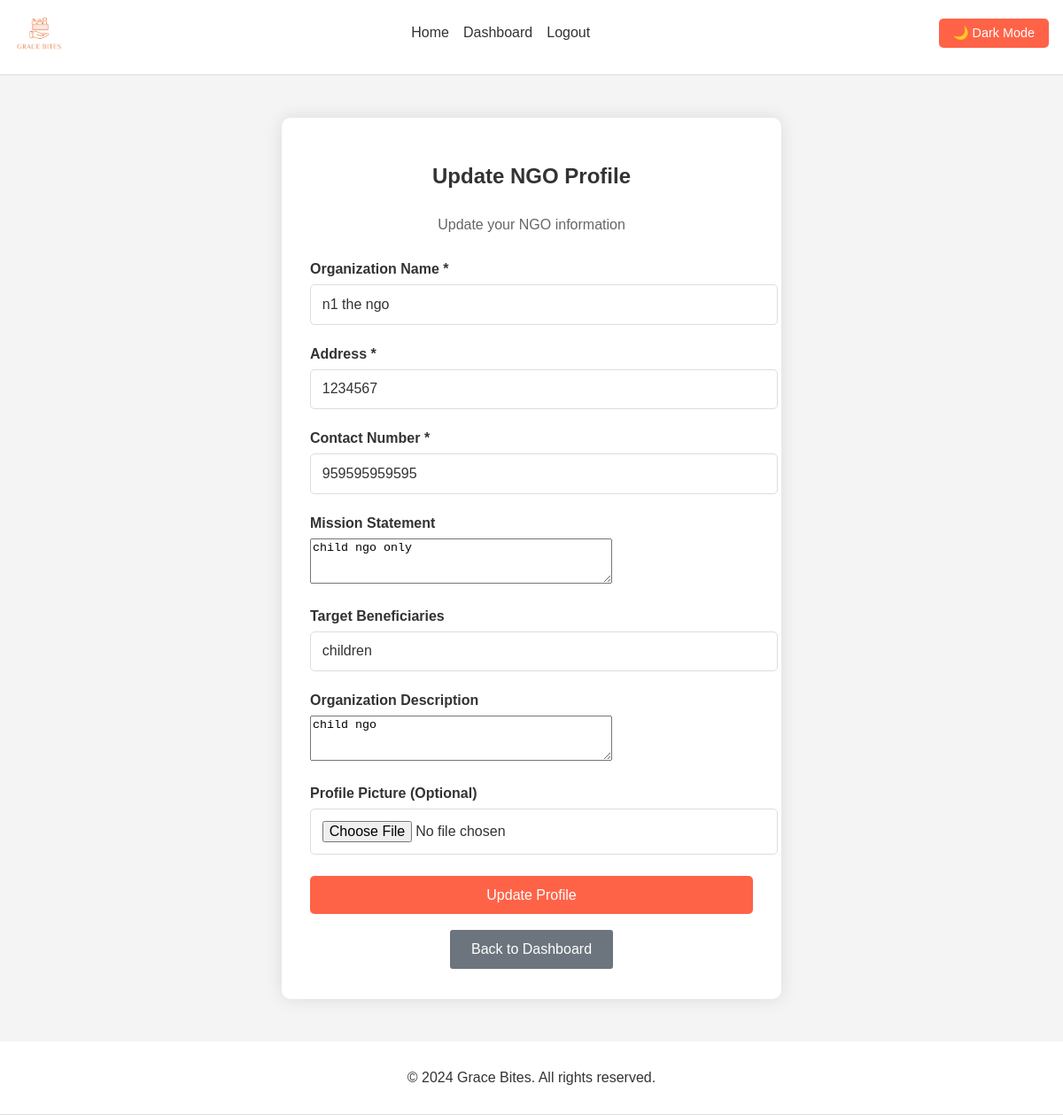
Page /ngo/profile/ (signed in) on the committed database.
### core/models.py (models this page shows, shortened)
class NGOProfile(models.Model):
    user = models.OneToOneField(settings.AUTH_USER_MODEL, on_delete=models.CASCADE, related_name='ngo_profile')
    organization_name = models.CharField(max_length=255)
    address = models.CharField(max_length=255)
    contact_number = models.CharField(max_length=20)
    profile_picture = models.ImageField(upload_to='ngo_profile_pics/', null=True, blank=True)
    mission_statement = models.TextField(blank=True)
    description = models.TextField(blank=True)
    target_beneficiaries = models.CharField(max_length=255, blank=True)

### ngo/views.py (the view)
# urls.py: path('profile/', views.ngo_profile, name='ngo_profile'),
@login_required
def ngo_profile(request):
    profile, created = NGOProfile.objects.get_or_create(user=request.user)
    if request.method == 'POST':
        form = NGOProfileForm(request.POST, request.FILES, instance=profile)
        if form.is_valid():
            form.save()
            messages.success(request, 'Profile updated successfully!')
            return redirect('ngo_dashboard')
    else:
        form = NGOProfileForm(instance=profile)
    return render(request, 'ngo/profile.html', {'form': form, 'profile': profile})

### core/forms.py
class NGOProfileForm(forms.ModelForm):
    class Meta:
        model = NGOProfile
        fields = ['organization_name', 'address', 'contact_number', 'profile_picture', 'mission_statement', 'description', 'target_beneficiaries']
        widgets = {
            'mission_statement': forms.Textarea(attrs={'rows': 3}),
            'description': forms.Textarea(attrs={'rows': 3}),
        }

### templates/ngo/profile.html (shortened to what this page needs)
{% extends 'base.html' %}
{% block content %}
<div class="form-container">
    <h2>Update NGO Profile</h2>
    <p style="text-align: center; margin-bottom: 2rem; color: #666;">Update your NGO information</p>
    <form method="post" enctype="multipart/form-data">
        <div class="form-group">
            <label for="{{ form.organization_name.id_for_label }}">Organization Name *</label>
            {{ form.organization_name }}
        </div>
        <div class="form-group">
            <label for="{{ form.address.id_for_label }}">Address *</label>
            {{ form.address }}
        </div>
        <div class="form-group">
            <label for="{{ form.contact_number.id_for_label }}">Contact Number *</label>
            {{ form.contact_number }}
        </div>
        <div class="form-group">
            <label for="{{ form.mission_statement.id_for_label }}">Mission Statement</label>
            {{ form.mission_statement }}
        </div>
        <div class="form-group">
            <label for="{{ form.target_beneficiaries.id_for_label }}">Target Beneficiaries</label>
            {{ form.target_beneficiaries }}
        </div>
        <div class="form-group">
            <label for="{{ form.description.id_for_label }}">Organization Description</label>
            {{ form.description }}
        </div>
        <div class="form-group">
            <label for="{{ form.profile_picture.id_for_label }}">Profile Picture (Optional)</label>
            {{ form.profile_picture }}
        </div>
        <button type="submit" class="btn">Update Profile</button>
    </form>
    <div style="text-align: center; margin-top: 1rem;">
        <a href="{% url 'ngo_dashboard' %}" class="btn btn-secondary">Back to Dashboard</a>
    </div>
</div>
{% endblock %}

### static/css/style.css (style rules this page uses)
body { font-family: Arial, sans-serif; margin: 0; padding: 0; transition: background-color 0.3s, color 0.3s; }
a { text-decoration: none; }
body.light-theme { background-color: #f4f4f4; color: #333; }
.btn { background-color: #ff6347; color: #fff; padding: 0.8rem 1.5rem; border-radius: 5px; font-size: 1rem; transition: background-color 0.3s; border: none; cursor: pointer; text-decoration: none; display: inline-block; }
.btn-secondary { background-color: transparent; color: #fff; border: 2px solid #fff; }
.form-container { max-width: 500px; margin: 2rem auto; padding: 2rem; border-radius: 10px; box-shadow: 0 0 20px rgba(0, 0, 0, 0.1); transition: all 0.3s ease; }
.light-theme .form-container { background-color: #fff; color: #333; }
.form-container h2 { text-align: center; margin-bottom: 2rem; color: inherit; }
.form-container form input, .form-container form select { width: 100%; padding: 0.8rem; border: 1px solid #ddd; border-radius: 5px; font-size: 1rem; transition: border-color 0.3s; }
.light-theme .form-container form input, .light-theme .form-container form select { background-color: #fff; color: #333; border-color: #ddd; }
.form-container form label { display: block; margin-bottom: 0.5rem; font-weight: bold; color: inherit; }
.form-container button { width: 100%; padding: 0.8rem; background-color: #ff6347; color: #fff; border: none; border-radius: 5px; font-size: 1rem; cursor: pointer; transition: background-color 0.3s; }
.form-group { margin-bottom: 1.5rem; }
.btn-secondary { background-color: #6c757d; }

### rows in the picture
NGOProfile: organization_name "n1 the ngo", address "1234567", contact_number "959595959595", mission_statement "child ngo only", target_beneficiaries "children", description "child ngo"
